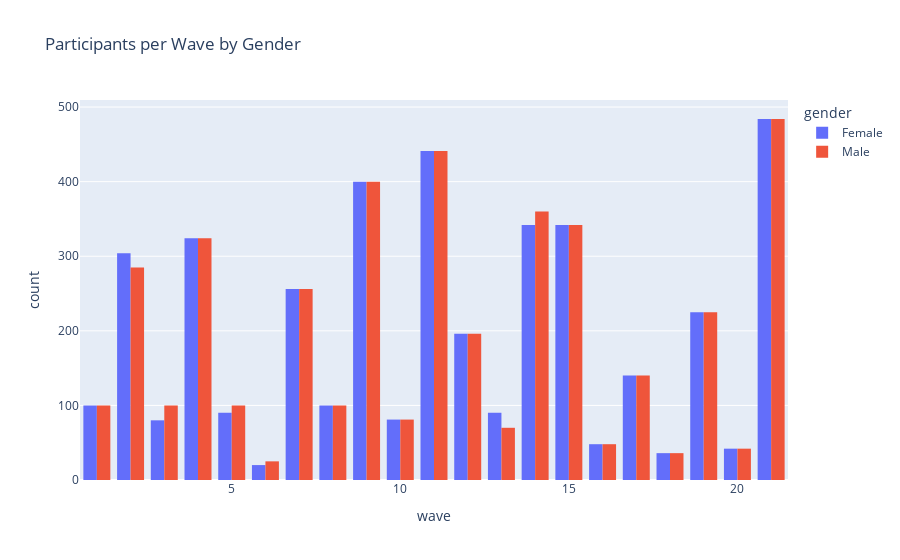

The cell this chart's notebook holds for it:
### Markdown cell above
# Who are the participants ?

### Code cell
fig = px.histogram(tinder_non_numeric, x='wave', color='gender', barmode='group',
                   labels={'Wave': 'Waves', 'Gender': 'Gender'},
                   title='Participants per Wave by Gender')
fig.show()

### Figure 1 — Plotly figure (JSON) as saved in the notebook; plotly's stock layout.template omitted (floating-point values rounded to 4 significant figures; data arrays with more than 128 entries replaced by an {"elided": "..."} marker saying what was removed)
{"data": [{"alignmentgroup": "True", "bingroup": "x", "hovertemplate": "gender=Female<br>wave=%{x}<br>count=%{y}<extra></extra>", "legendgroup": "Female", "marker": {"color": "#636efa", "pattern": {"shape": ""}}, "name": "Female", "offsetgroup": "Female", "orientation": "v", "showlegend": true, "type": "histogram", "x": {"elided": "4141 int values"}, "xaxis": "x", "yaxis": "y"}, {"alignmentgroup": "True", "bingroup": "x", "hovertemplate": "gender=Male<br>wave=%{x}<br>count=%{y}<extra></extra>", "legendgroup": "Male", "marker": {"color": "#EF553B", "pattern": {"shape": ""}}, "name": "Male", "offsetgroup": "Male", "orientation": "v", "showlegend": true, "type": "histogram", "x": {"elided": "4155 int values"}, "xaxis": "x", "yaxis": "y"}], "layout": {"barmode": "group", "legend": {"title": {"text": "gender"}, "tracegroupgap": 0}, "title": {"text": "Participants per Wave by Gender"}, "xaxis": {"anchor": "y", "domain": [0, 1], "title": {"text": "wave"}}, "yaxis": {"anchor": "x", "domain": [0, 1], "title": {"text": "count"}}}}
